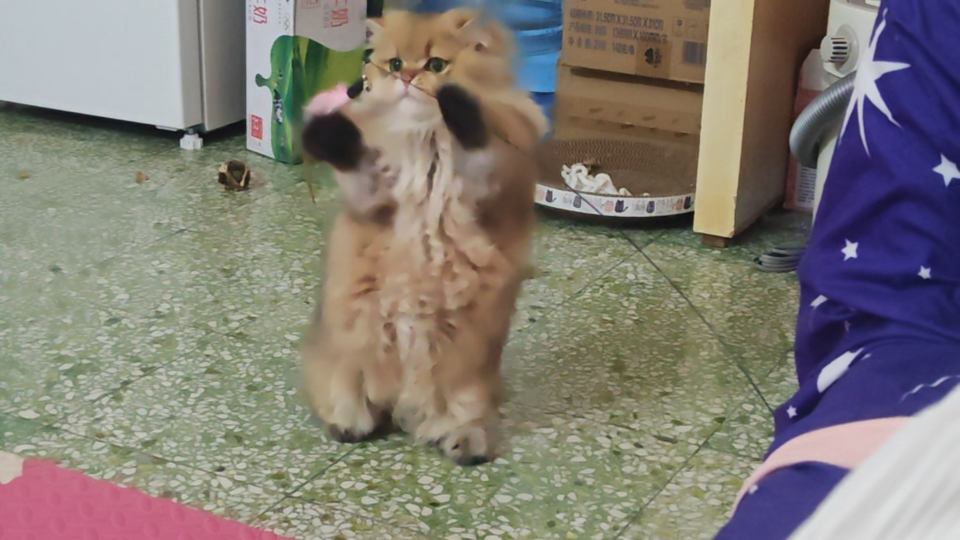
#> input picture assets/screenshots/微信图片_20260717150742_353_151.jpg, 1920 x 1080 px, found by its file name (shown at 1/2 size)
$ python image_to_svg_trace.py
#> lines starting #> are read from the running program, lines starting #| are printed output that depends on the picture; after the words box and inside, x2 and y2 are one past the last pixel; in counts of white or black regions, pixels touching at a corner belong together
"""
图片转 SVG 矢量化描摹工具
将菠萝的照片转换为矢量 SVG 轮廓
"""
from PIL import Image, ImageFilter, ImageOps

def trace_image_to_svg(img_path, output_path, threshold=30):
    """将图片描摹为 SVG 矢量轮廓"""
#> called with output_path = 'D:\\Reasonix_Workspace\\菠萝猫_trace.svg', threshold = 20

    img = Image.open(img_path)
#> img is the input picture: PIL image 1920x1080 RGB; mean R, G, B 129.8, 124.1, 116.9
    # 缩小到合理尺寸
    max_size = 400
    ratio = max_size / max(img.size)
#> ratio = 0.208
    new_size = (int(img.size[0] * ratio), int(img.size[1] * ratio))
#> new_size = (400, 225)
    img = img.resize(new_size, Image.LANCZOS)
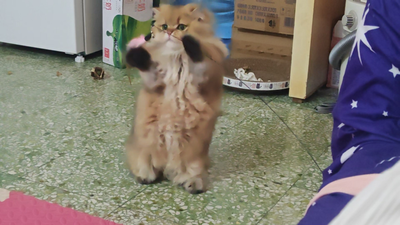
#> img: PIL image 400x225 RGB; mean R, G, B 129.8, 124.1, 116.9

    # 转为灰度
    gray = img.convert('L')
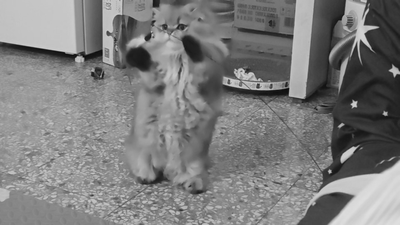
#> gray: PIL image 400x225 L; min 6, max 223, mean 125

    # 边缘检测
    edges = gray.filter(ImageFilter.FIND_EDGES)
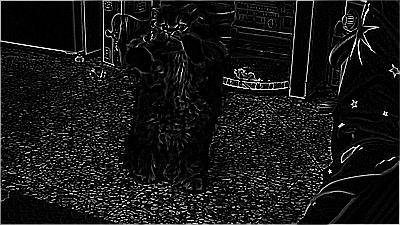
#> edges: PIL image 400x225 L; min 0, max 255, mean 23
    edges = edges.filter(ImageFilter.SMOOTH)
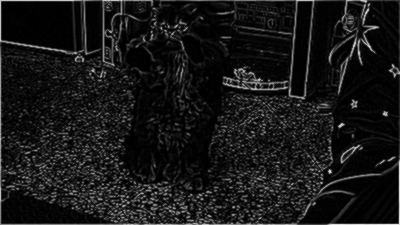
#> edges: PIL image 400x225 L; min 0, max 225, mean 23.4

    # 二值化
    bw = edges.point(lambda x: 255 if x > threshold else 0)
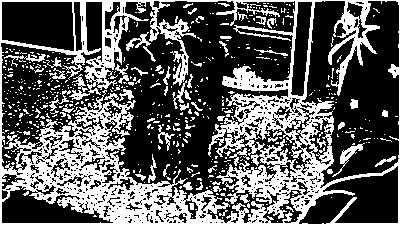
#> bw: PIL image 400x225 L; 35.7% white; 582 white regions (523 under 20 px), largest, box (x1, y1, x2, y2) and area: (0, 0, 400, 225) 26936, (332, 143, 365, 177) 221, (4, 54, 46, 67) 150
    bw = ImageOps.invert(bw)

    # 获取像素数据
    pixels = bw.load()
    w, h = bw.size
#> w = 400; h = 225

    # 寻找轮廓点
    contours = []
    visited = set()

    def find_next_point(x, y):
        for dx in [-1, 0, 1]:
            for dy in [-1, 0, 1]:
                if dx == 0 and dy == 0:
                    continue
                nx, ny = x + dx, y + dy
                if 0 <= nx < w and 0 <= ny < h:
                    if pixels[nx, ny] > 128 and (nx, ny) not in visited:
                        return nx, ny
        return None

    # 采集轮廓
    for y in range(0, h, 1):
        for x in range(0, w, 1):
            if pixels[x, y] > 128 and (x, y) not in visited:
                contour = []
                cx, cy = x, y
                while (cx, cy) is not None and len(contour) < 5000:
                    visited.add((cx, cy))
                    contour.append((cx, cy))
                    cx, cy = find_next_point(cx, cy)
                if len(contour) > 20:
                    contours.append(contour)
#> after the loop, contours = []

    # 生成 SVG
    scale = 600 / max(w, h)
    offset_x = (600 - w * scale) / 2
    offset_y = (600 - h * scale) / 2

    svg_parts = []
    svg_parts.append('<svg xmlns="http://www.w3.org/2000/svg" viewBox="0 0 600 600" width="600" height="600">')
    svg_parts.append('<rect width="600" height="600" fill="#F5F0E6"/>')

    for contour in contours:
        if len(contour) < 3:
            continue

        simplified = contour[::2]

        path_data = []
        for i, (px, py) in enumerate(simplified):
            sx = px * scale + offset_x
            sy = py * scale + offset_y
            if i == 0:
                path_data.append(f'M {sx:.1f} {sy:.1f}')
            else:
                path_data.append(f'L {sx:.1f} {sy:.1f}')

        if path_data:
            path_data.append('Z')
            svg_parts.append(
                f'<path d="{" ".join(path_data)}" '
                f'fill="none" stroke="#4A3A2A" stroke-width="1.5" '
                f'stroke-linecap="round" stroke-linejoin="round"/>'
            )

    svg_parts.append('</svg>')

    with open(output_path, 'w', encoding='utf-8') as f:
        f.write('\n'.join(svg_parts))

    print(f'SVG 已生成: {output_path}')
    print(f'轮廓数: {len(contours)}')
    print(f'图片尺寸: {w}x{h}')

if __name__ == '__main__':
    img_path = r'D:\Reasonix_Workspace\微信图片_20260717150742_353_151.jpg'
    output_path = r'D:\Reasonix_Workspace\菠萝猫_trace.svg'
#> (the run stopped early here; a loop or call above may not have finished)
